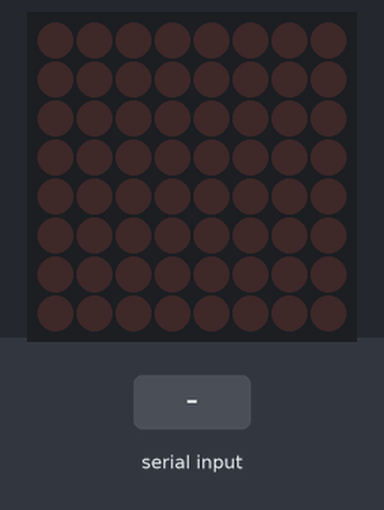
The sketch below on a simulated Arduino Uno, built with avr-gcc and run on an emulated ATmega328P. Parts: 8×8 LED matrix. The inputs (shaded band) are chosen by the test bench. What the sketch prints to the serial monitor is not drawn.

Above: at 1.2 s.
1.3 s: "1" received over the second serial link
At 1.34 s:
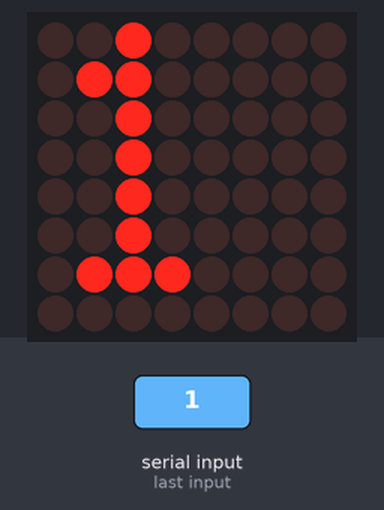
3.1 s: "0" received over the second serial link
At 3.2 s:
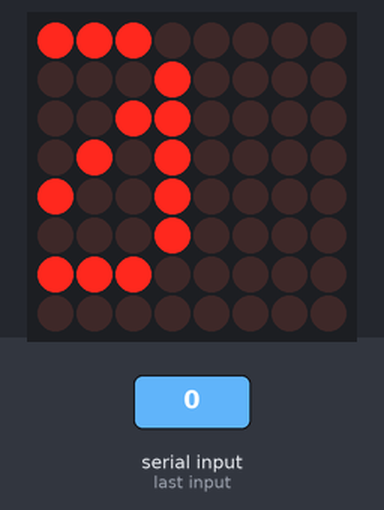
4.6 s: "2" received over the second serial link
At 4.67 s:
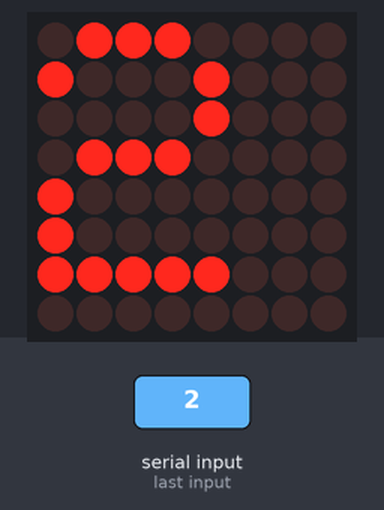
Timing chart, 0 to 7.6 s (numbered marks = the images above; inputs shaded):
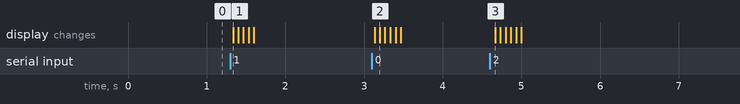

The sketch:

xbee_shield_test.ino
```cpp
/*****************************************************************
XBee_Serial_Passthrough.ino

Set up a software serial port to pass data between an XBee Shield
and the serial monitor.

Hardware Hookup:
  The XBee Shield makes all of the connections you'll need
  between Arduino and XBee. If you have the shield make
  sure the SWITCH IS IN THE "DLINE" POSITION. That will connect
  the XBee's DOUT and DIN pins to Arduino pins 2 and 3.

*****************************************************************/

#include <Wire.h>
#include "Adafruit_LEDBackpack.h"
#include "Adafruit_GFX.h"

// We'll use SoftwareSerial to communicate with the XBee:
#include <SoftwareSerial.h>

Adafruit_8x8matrix matrix = Adafruit_8x8matrix();

// XBee's DOUT (TX) is connected to pin 2 (Arduino's Software RX)
// XBee's DIN (RX) is connected to pin 3 (Arduino's Software TX)
SoftwareSerial XBee(2, 3); // RX, TX


void setup() {
  // Set up both ports at 9600 baud. This value is most important
  // for the XBee. Make sure the baud rate matches the config
  // setting of your XBee.
  XBee.begin(9600);
  Serial.begin(9600);
  matrix.begin(0x70);  // pass in the address
}

void loop() {
  String incomingStr = "";
  while (XBee.available() > 0) {
    // If data comes in from XBee, send it out to serial monitor
    //Serial.write(XBee.read());
    char incoming = XBee.read();
    Serial.print(incoming);
    incomingStr += incoming;
  }
  matrix.setTextSize(1);
  matrix.setTextWrap(false);  // we dont want text to wrap so it scrolls nicely
  matrix.setTextColor(LED_ON);
  int incomingLength = 0 - (incomingStr.length() * 8);
  for (int8_t x = 0; x >= incomingLength; x--) {
    matrix.clear();
    matrix.setCursor(x, 0);
    matrix.print(incomingStr);
    matrix.writeDisplay();
    delay(64);
  }
}
```

Measured:
- after the input at 1.3 s, the display: changes at once (image 1)
- after the input at 3.1 s, the display: first changes at once (image 2 shows a later state)
- after the input at 4.6 s, the display: changes after 0.07 s (image 3)
